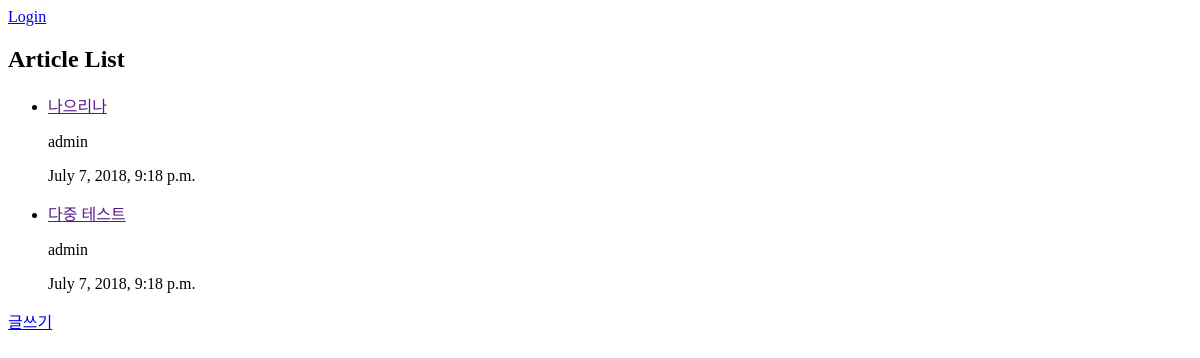
/boards/, run on an earlier commit of the app's database.
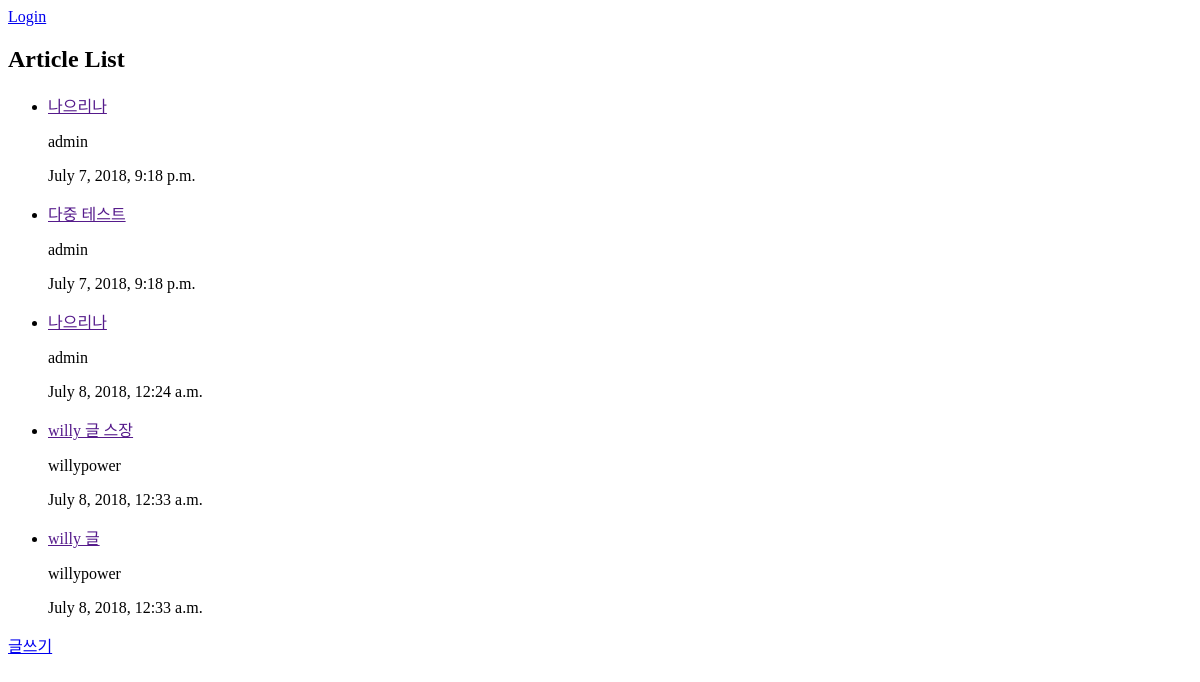
And on a later commit of the database.
### boards/models.py (models this page shows)
class Article(models.Model):
    title = models.CharField(max_length=200)
    article_text = models.TextField()
    created_at = models.DateTimeField('Date published')
    edited_at = models.DateTimeField('Latest edited date')
    writer = models.ForeignKey(User, on_delete=models.CASCADE)
    upvote = models.IntegerField(default=0)
    downvote = models.IntegerField(default=0)

### boards/views.py (the view)
# urls.py: path('', views.board_index, name='board_index'),
def board_index(request):
    user = get_user(request)
    article_list = Article.objects.all()
    if user.is_authenticated :
        return render(request, 'boards/board_index.html', {'user': user,
                                                           'article_list': article_list})
    else:
        return render(request, 'boards/board_index.html', {'article_list': article_list})

### boards/templates/boards/board_index.html (shortened to what this page needs)
<!DOCTYPE html>
<html lang="ko">
<head>
</head>
<body>
{% if user.is_authenticated %}
    <p>
        안녕하세요! {{ user.username }} 님!
    </p>
    <a href="{% url 'boards:board_logout'%}">
        Logout
    </a>
{% else %}
    <a href="{% url 'boards:board_login' %}">Login</a>
{% endif %}
<h2>Article List</h2>
<ul>
    {% for article in article_list %}
    <li>
        <a href="">
            {{ article.title }}
        </a>
        <p>
            {{ article.writer.username }}
        </p>
        <p>
            {{ article.created_at }}
        </p>
    </li>
    {% endfor %}
</ul>
<a href="{% url 'boards:board_write' %}">글쓰기</a>
</body>
</html>

What changed in the data, as far as the page shows it:
added Article: title "나으리나", writer.username "admin", created_at "July 8, 2018, 12:24 a.m."
added Article: title "willy 글 스장", writer.username "willypower", created_at "July 8, 2018, 12:33 a.m."
added Article: title "willy 글", writer.username "willypower", created_at "July 8, 2018, 12:33 a.m."
